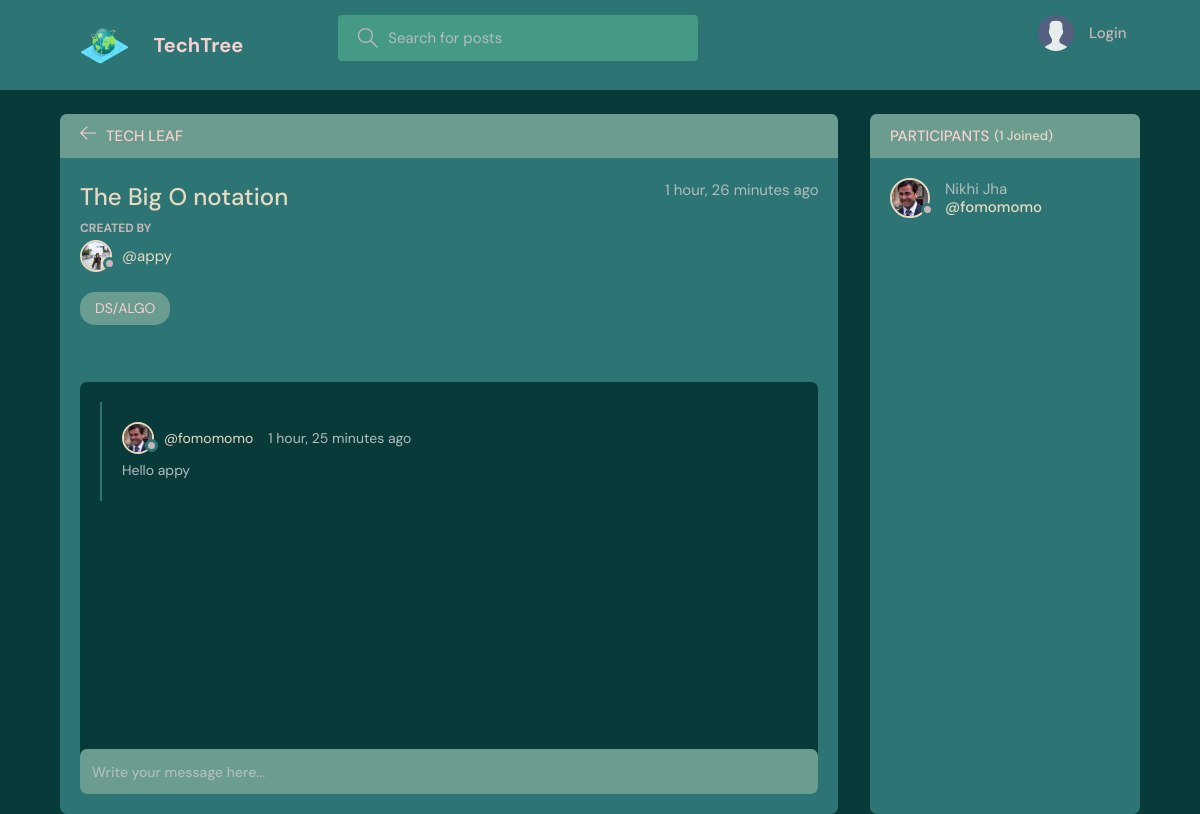
The page /room/3/ on the database as committed earlier.
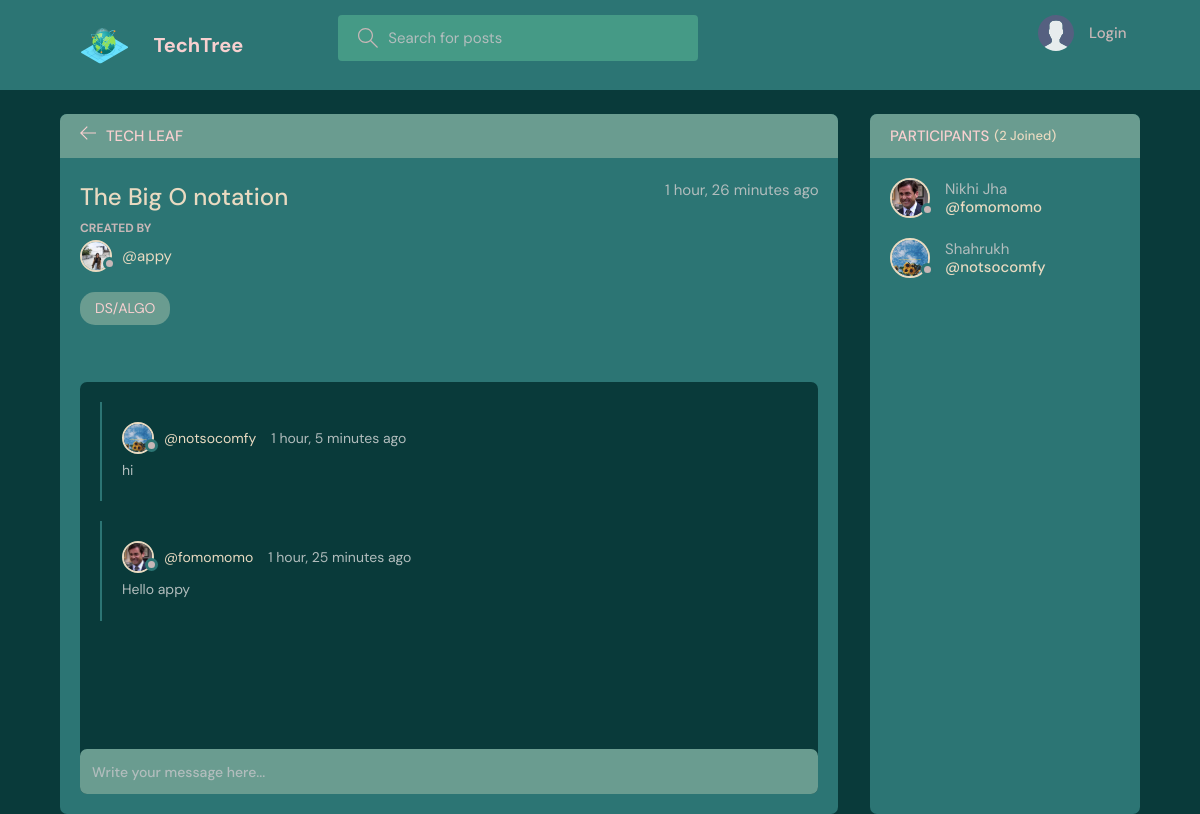
The same page on the database as committed later.
### base/models.py (models this page shows, shortened)
class Message(models.Model):
    user = models.ForeignKey(User, on_delete=models.CASCADE)
    room = models.ForeignKey(Room, on_delete=models.CASCADE)
    body = models.TextField()
    updated = models.DateTimeField(auto_now=True)
    created = models.DateTimeField(auto_now_add=True)
    class Meta:
        ordering = ['-updated', '-created']

class User(AbstractUser):
    name = models.CharField(max_length=200, null=True)
    email = models.EmailField(unique=True, null=True)
    bio = models.TextField(null=True)
    avatar = models.ImageField(null=True, default="avatar.svg")
    USERNAME_FIELD = 'email'
    REQUIRED_FIELDS = ['username']

### base/views.py (the view, shortened to what this page needs)
# urls.py: path('room/<str:pk>/', views.room, name="room"),
def room(request, pk):
    room = Room.objects.get(id=pk)
    room_messages = room.message_set.all()
    participants = room.participants.all()
    context = {'room': room, 'room_messages': room_messages,
               'participants': participants}
    return render(request, 'base/room.html', context)

### base/models.py (called while the page is built)
    def __str__(self):
        return self.name

### base/templates/base/room.html (shortened to what this page needs)
{% extends 'main.html' %}
{% block content %}
<main class="profile-page layout layout--2">
  <div class="container">
    <div class="room">
      <div class="room__top">
        <div class="room__topLeft">
          <a href="{% url 'home' %}">
            <svg version="1.1" xmlns="http://www.w3.org/2000/svg" width="32" height="32" viewBox="0 0 32 32">
              <title>arrow-left</title>
              <path
                d="M13.723 2.286l-13.723 13.714 13.719 13.714 1.616-1.611-10.96-10.96h27.625v-2.286h-27.625l10.965-10.965-1.616-1.607z">
              </path>
            </svg>
          </a>
          <h3>Tech Leaf</h3>
        </div>
      </div>
      <div class="room__box scroll">
        <div class="room__header scroll">
          <div class="room__info">
            <h3>{{room.name}}</h3>
            <span>{{room.created|timesince}} ago</span>
          </div>
          <div class="room__hosted">
            <p>Created By</p>
            <a href="{% url 'user-profile' room.host.id %}" class="room__author">
              <div class="avatar avatar--small">
                <img src="{{room.host.avatar.url}}" />
              </div>
              <span>@{{room.host.username}}</span>
            </a>
          </div>
          <span class="room__topics">{{room.topic}}</span>
        </div>
        <div class="room__conversation">
          <div class="threads scroll">
            {% for message in room_messages %}
            <div class="thread">
              <div class="thread__top">
                <div class="thread__author">
                  <a href="{% url 'user-profile' message.user.id %}" class="thread__authorInfo">
                    <div class="avatar avatar--small">
                      <img src="{{message.user.avatar.url}}" />
                    </div>
                    <span>@{{message.user.username}}</span>
                  </a>
                  <span class="thread__date">{{message.created|timesince}} ago</span>
                </div>
              </div>
              <div class="thread__details">
                {{message.body}}
              </div>
            </div>
            {% endfor %}
          </div>
        </div>
      </div>
      <div class="room__message">
        <form action="" method="POST">
          <input name="body" placeholder="Write your message here..." />
        </form>
      </div>
    </div>
    <div class="participants">
      <h3 class="participants__top">Participants <span>({{participants.count}} Joined)</span></h3>
      <div class="participants__list scroll">
        {% for user in participants %}
        <a href="{%  url 'user-profile' user.id %}" class="participant">
          <div class="avatar avatar--medium">
            <img src="{{user.avatar.url}}" />
          </div>
          <p>
            {{user.name}}
            <span>@{{user.username}}</span>
          </p>
        </a>
        {% endfor %}
      </div>
    </div>
  </div>
</main>
{% endblock content %}

Rows that differ between the two databases and show on the page:
added Message: user.avatar (picture), user.username "notsocomfy", created "1 hour, 5 minutes", body "hi"
added User: avatar (picture), name "Shahrukh", username "notsocomfy"
Other text that changed with them:
{{ participants.count }}: "1" → "2"
